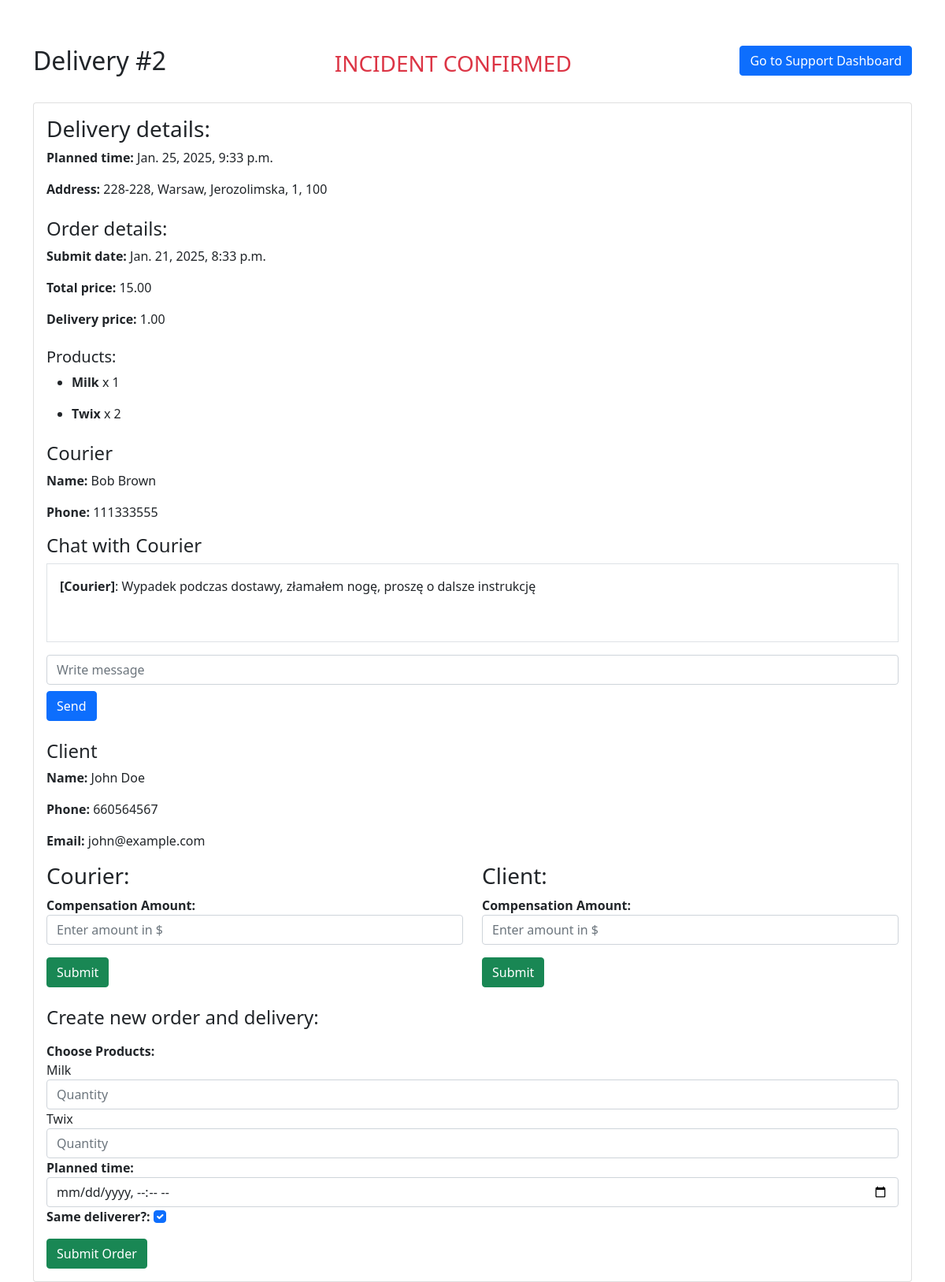
/delivery/2/, run on the app's committed database.
### shop/models.py (models this page shows, shortened)
class Delivery(models.Model):
    planned_time = DateTimeField()
    arrived_time = DateTimeField(null=True, blank=True)
    order = ForeignKey(Order, on_delete=models.CASCADE, related_name='deliveries')
    deliverer = ForeignKey(Worker, null=True, blank=True, on_delete=models.CASCADE, related_name='deliveries')
    address = ForeignKey(Address, on_delete=models.CASCADE)
    delivery_leave_place = ForeignKey(DeliveryLeavePlace, on_delete=models.CASCADE)
    delivery_stage = ForeignKey(DeliveryStage, on_delete=models.CASCADE, default=1)

class Address(models.Model):
    city = CharField(max_length=255)
    street = CharField(max_length=255, null=True, blank=True)
    house_number = CharField(max_length=255)
    apartment_number = IntegerField(null=True, blank=True)
    postal_code = CharField(max_length=25)

class Order(models.Model):
    order_date = models.DateTimeField(auto_now_add=True)
    total_price = models.DecimalField(max_digits=10, decimal_places=2, null=True, blank=True)
    delivery_price = models.DecimalField(max_digits=10, decimal_places=2)
    client = models.ForeignKey('Client', on_delete=models.CASCADE, related_name='orders')
    products = models.ManyToManyField('Product', through='OrderProduct', related_name='orders')

class OrderProduct(models.Model):
    order = models.ForeignKey(Order, on_delete=models.CASCADE, related_name="order_products")
    product = models.ForeignKey(Product, on_delete=models.CASCADE)
    quantity = models.PositiveIntegerField()

class Product(models.Model):
    name = CharField(max_length=255)
    description = TextField(null=True, blank=True)
    price = DecimalField(max_digits=19, decimal_places=2)
    image = ImageField(upload_to='products/', default=None, blank=True, null=True)
    discount = DecimalField(max_digits=5, decimal_places=2) # not as percents, but as 0.2 and 0.05 an etc
    above_18_years = models.BooleanField(default=False)
    category = ForeignKey(ProductCategory, on_delete=models.CASCADE, related_name='products')
    vat = ForeignKey(VAT, on_delete=models.CASCADE)

class Worker(models.Model):
    phone_number = CharField(max_length=15, unique=True)
    salary = DecimalField(max_digits=19, decimal_places=2)
    fire_date = DateTimeField(null=True, blank=True)
    role = ForeignKey(WorkerRole, on_delete=models.CASCADE,
                      related_name='workers')  # WorkerRole.objects.get(pk=1).workers.all() - returns all workers with that role
    user = OneToOneField(User, on_delete=models.CASCADE,
                         related_name='worker_profile')  # User.objects.get(pk=1).worker_profile goes from User to Worker

class Client(models.Model):
    phone_number = CharField(max_length=255, unique=True)
    loyalty_points = DecimalField(max_digits=10, decimal_places=2, default=0)
    user = OneToOneField(User, on_delete=models.CASCADE, related_name='client_profile')

### shop/views/workers.py (the view)
# urls.py: path('delivery/<int:d_id>/', workers.delivery, name='delivery'),
def delivery(request, d_id):
    chat_messages = [
        {'sender': 'Courier', 'message': 'Wypadek podczas dostawy, złamałem nogę, proszę o dalsze instrukcję'},
    ]
    delivery = Delivery.objects.get(pk=d_id)
    order = delivery.order
    order_products = order.order_products.all()
    courier = delivery.deliverer
    client = order.client
    incident = delivery.incidents.last()
    products = Product.objects.all()
    context = {
        'd_id': d_id,
        'delivery': delivery,
        "order": order,
        "order_products": order_products,
        'courier': courier,
        'client': client,
        'chat_messages': chat_messages,
        'incident': incident,
        'products': products
    }
    return render(request, 'shop/workers/delivery.html', context)

### shop/templates/shop/workers/delivery.html (shortened to what this page needs)
{% extends 'base.html' %}
{% load static %}
{% block content %}
    <div class="container mt-5">
        <div class="d-flex justify-content-between align-items-center mb-4">
            <h2 class="text-center mb-0">Delivery #{{ delivery.pk }}</h2>
            {% if incident %}
                <h3 class="mt-3 text-danger">INCIDENT CONFIRMED</h3>
            {% endif %}
            <a href="{% url 'support_dashboard' %}" class="btn btn-primary">
                Go to Support Dashboard
            </a>
        </div>
        <div class="card">
            <div class="card-body">
                <h3>Delivery details:</h3>
                <p><strong>Planned time:</strong> {{ delivery.planned_time }}</p>
                <p>
                    <strong>Address:</strong> {{ delivery.address.postal_code }}, {{ delivery.address.city }}, {{ delivery.address.street }}, {{ delivery.address.house_number }}, {{ delivery.address.apartment_number }}
                </p>
                <h4 class="mt-4">Order details:</h4>
                <p><strong>Submit date:</strong> {{ order.order_date }}</p>
                <p><strong>Total price:</strong> {{ order.total_price }}</p>
                <p><strong>Delivery price:</strong> {{ order.delivery_price }}</p>
                <h5 class="mt-4">Products:</h5>
                <ul>
                    {% for order_product in order_products %}
                        <li>
                            <p><strong>{{ order_product.product.name }}</strong> x {{ order_product.quantity }}</p>
                        </li>
                    {% endfor %}
                </ul>
                <h4 class="mt-4">Courier</h4>
                <p><strong>Name:</strong> {{ courier.user.first_name }} {{ courier.user.last_name }}</p>
                <p><strong>Phone:</strong> {{ courier.phone_number }}</p>
                <h4>Chat with Courier</h4>
                <div class="border p-3" style="height: 100px; overflow-y: scroll;" id="chat-window">
                    {% for chat in chat_messages %}
                        <div>
                            <strong>[{{ chat.sender }}]</strong>: {{ chat.message }}
                        </div>
                    {% endfor %}
                </div>
                <div class="mt-3">
                    <input type="text" id="message-input" class="form-control" placeholder="Write message">
                    <button class="btn btn-primary mt-2" id="send-button">Send</button>
                </div>
                {% if not incident %}
                    <div hidden id="incident-block">
                {% else %}
                    <div id="incident-block">
                {% endif %}
                <h4 class="mt-4">Client</h4>
                <p><strong>Name:</strong> {{ client.user.first_name }} {{ client.user.last_name }}</p>
                <p><strong>Phone:</strong> {{ client.phone_number }}</p>
                <p><strong>Email:</strong> {{ client.user.email }}</p>
                <div class="row mt-3">
                    <div class="col-md-6">
                        <h3>Courier:</h3>
                        <form id="courierForm" method="post" action="{% url 'courier_compensation' courier.id %}">
                            <div class="form-group">
                                <label for="compensation"><strong>Compensation Amount:</strong></label>
                                <input type="number" id="courier_compensation" name="compensation"
                                       class="form-control"
                                       step="0.01" min="0" placeholder="Enter amount in $">
                            </div>
                            <div class="form-group mt-3">
                                <button type="submit" name="action" value="accept"
                                        class="btn btn-success btn-block">
                                    Submit
                                </button>
                            </div>
                        </form>
                    </div>
                    <div class="col-md-6">
                        <h3>Client:</h3>
                        <form id="clientForm" method="post" action="{% url 'client_compensation' client.id %}">
                            <div class="form-group">
                                <label for="compensation"><strong>Compensation Amount:</strong></label>
                                <input type="number" id="client_compensation" name="compensation"
                                       class="form-control"
                                       step="0.01" min="0" placeholder="Enter amount in $">
                            </div>
                            <div class="form-group mt-3">
                                <button type="submit" name="action" value="accept"
                                        class="btn btn-success btn-block">
                                    Submit
                                </button>
                            </div>
                        </form>
                    </div>
                </div>
                <h4 class="mt-4">Create new order and delivery:</h4>
                <div class="row mt-3">
                    <div class="col-md-12">
                        <form id="productSelectionForm" method="post"
                              action="{% url 'confirm_order_and_delivery' delivery.id %}">
                            <div class="form-group">
                                <label for="products"><strong>Choose Products:</strong></label>
                                <div id="product-selection-list">
                                    {% for product in products %}
                                        <div class="product-item">
                                            <label>{{ product.name }}</label>
                                            <input type="number" name="product_{{ product.id }}" min="1"
                                                   class="form-control product-quantity" placeholder="Quantity"/>
                                        </div>
                                    {% endfor %}
                                </div>
                            </div>
                            <label for="plannedTime"><strong>Planned time:</strong></label>
                            <input type="datetime-local" id="plannedTime" name="plannedTime"
                                   class="form-control"
                                   placeholder="Select planned time">
                            <label for="deliverer"><strong>Same deliverer?: </strong></label>
                            <input type="checkbox" id="sameDeliverer" name="deliverer"
                                   class="form-check-input" checked>
                            <div class="form-group mt-3">
                                <button type="submit" class="btn btn-success btn-block">
                                    Submit Order
                                </button>
                            </div>
                        </form>
                    </div>
                </div>
                </div>
                </div>
            </div>
        </div>
{% endblock %}

### data on the page
Delivery: pk "2", planned_time "Jan. 25, 2025, 9:33 p.m.", address.postal_code "228-228", address.city "Warsaw", address.street "Jerozolimska", address.house_number "1", address.apartment_number "100"
Order: order_date "Jan. 21, 2025, 8:33 p.m.", total_price "15.00", delivery_price "1.00"
OrderProduct: product.name "Milk", quantity "1"
OrderProduct: product.name "Twix", quantity "2"
Worker: user.first_name "Bob", user.last_name "Brown", phone_number "111333555"
Client: user.first_name "John", user.last_name "Doe", phone_number "660564567", user.email "john@example.com"
Product: name "Milk"
Product: name "Twix"

### other printed values
{{ chat.sender }} "Courier"
{{ chat.message }} "Wypadek podczas dostawy, złamałem nogę, proszę o dalsze instrukcję"
